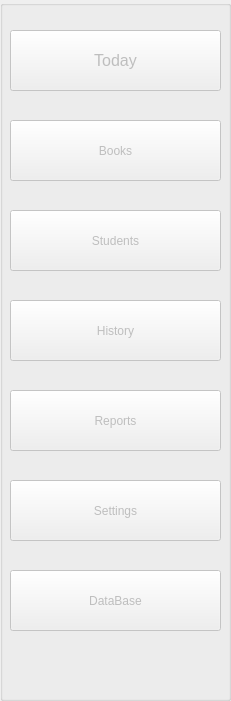
   <widget class="QGroupBox" name="groupBox_11">
    <property name="enabled">
     <bool>false</bool>
    </property>
    <property name="geometry">
     <rect>
      <x>10</x>
      <y>10</y>
      <width>231</width>
      <height>701</height>
     </rect>
    </property>
    <property name="styleSheet">
     <string notr="true">font: 12pt &quot;MS Shell Dlg 2&quot;;</string>
    </property>
    <property name="title">
     <string/>
    </property>
    <widget class="QPushButton" name="pushButton_3">
     <property name="enabled">
      <bool>false</bool>
     </property>
     <property name="geometry">
      <rect>
       <x>10</x>
       <y>210</y>
       <width>211</width>
       <height>61</height>
      </rect>
     </property>
     <property name="text">
      <string>Students</string>
     </property>
     <property name="icon">
      <iconset resource="icons.qrc">
       <normaloff>:/icons/student.png</normaloff>:/icons/student.png</iconset>
     </property>
    </widget>
    <widget class="QPushButton" name="pushButton_7">
     <property name="enabled">
      <bool>false</bool>
     </property>
     <property name="geometry">
      <rect>
       <x>10</x>
       <y>570</y>
       <width>211</width>
       <height>61</height>
      </rect>
     </property>
     <property name="text">
      <string>DataBase</string>
     </property>
     <property name="icon">
      <iconset resource="icons.qrc">
       <normaloff>:/icons/database.png</normaloff>:/icons/database.png</iconset>
     </property>
    </widget>
    <widget class="QPushButton" name="pushButton_2">
     <property name="enabled">
      <bool>false</bool>
     </property>
     <property name="geometry">
      <rect>
       <x>10</x>
       <y>120</y>
       <width>211</width>
       <height>61</height>
      </rect>
     </property>
     <property name="text">
      <string>Books</string>
     </property>
     <property name="icon">
      <iconset resource="icons.qrc">
       <normaloff>:/icons/book.png</normaloff>:/icons/book.png</iconset>
     </property>
    </widget>
    <widget class="QPushButton" name="pushButton">
     <property name="geometry">
      <rect>
       <x>10</x>
       <y>30</y>
       <width>211</width>
       <height>61</height>
      </rect>
     </property>
     <property name="font">
      <font>
       <family>MS Shell Dlg 2</family>
       <pointsize>12</pointsize>
       <weight>50</weight>
       <italic>false</italic>
       <bold>false</bold>
      </font>
     </property>
     <property name="text">
      <string>Today</string>
     </property>
     <property name="icon">
      <iconset resource="icons.qrc">
       <normaloff>:/icons/today.png</normaloff>:/icons/today.png</iconset>
     </property>
    </widget>
    <widget class="QPushButton" name="pushButton_4">
     <property name="enabled">
      <bool>false</bool>
     </property>
     <property name="geometry">
      <rect>
       <x>10</x>
       <y>300</y>
       <width>211</width>
       <height>61</height>
      </rect>
     </property>
     <property name="text">
      <string>History</string>
     </property>
     <property name="icon">
      <iconset resource="icons.qrc">
       <normaloff>:/icons/history.png</normaloff>:/icons/history.png</iconset>
     </property>
    </widget>
    <widget class="QPushButton" name="pushButton_5">
     <property name="enabled">
      <bool>false</bool>
     </property>
     <property name="geometry">
      <rect>
       <x>10</x>
       <y>390</y>
       <width>211</width>
       <height>61</height>
      </rect>
     </property>
     <property name="text">
      <string>Reports</string>
     </property>
     <property name="icon">
      <iconset resource="icons.qrc">
       <normaloff>:/icons/report.png</normaloff>:/icons/report.png</iconset>
     </property>
    </widget>
    <widget class="QPushButton" name="pushButton_6">
     <property name="enabled">
      <bool>false</bool>
     </property>
     <property name="geometry">
      <rect>
       <x>10</x>
       <y>480</y>
       <width>211</width>
       <height>61</height>
      </rect>
     </property>
     <property name="text">
      <string>Settings</string>
     </property>
     <property name="icon">
      <iconset resource="icons.qrc">
       <normaloff>:/icons/setting.png</normaloff>:/icons/setting.png</iconset>
     </property>
    </widget>
   </widget>
